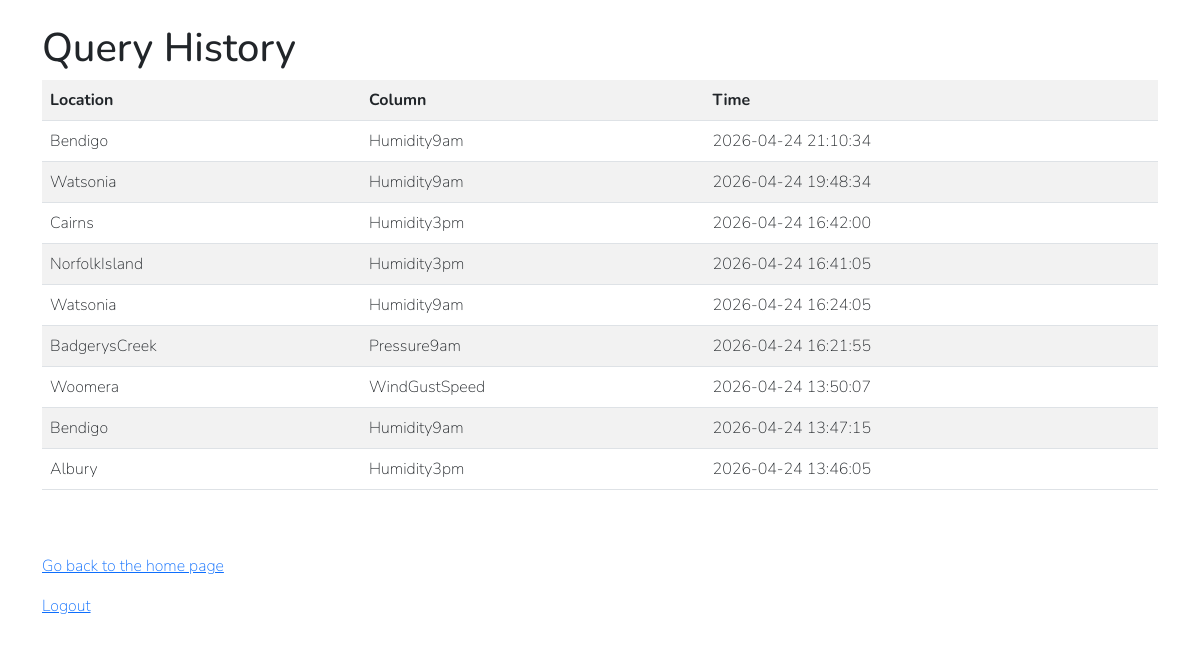
The page /history (signed in) on the database its author committed.
### app.py (models this page shows)
class HistoryQuery(db.Model):
    id = db.Column(db.Integer, primary_key=True)
    location = db.Column(db.String(100), nullable=False)
    column_name = db.Column(db.String(100), nullable=False)
    query_time = db.Column(db.DateTime, nullable=False,
                           default=lambda: datetime.now().replace(microsecond=0))

### app.py (the view)
@app.route("/history")
@login_required
def history():
    queries = HistoryQuery.query.order_by(HistoryQuery.query_time.desc())
    return render_template("history.html", queries=queries)

### app.py (called while the page is built)
@login_manager.user_loader
def load_user(user_id):
    return db.session.get(User, int(user_id))

### templates/history.html
{% extends "layout.html" %}
{% block body %}
  <h1>Query History</h1>
  <table class="table table-striped">
    <tr>
      <th>Location</th>
      <th>Column</th>
      <th>Time</th>
    </tr>
    {% for query in queries %}
    <tr>
      <td>{{ query.location }}</td>
      <td>{{ query.column_name }}</td>
      <td>{{ query.query_time.strftime("%Y-%m-%d %H:%M:%S") }}</td>
    </tr>
    {% endfor %}
  </table>
  <br><br>
    <p>
    <a href="/home">Go back to the home page</a>
  </p>
  <p>
    <a href="/logout">Logout</a>
  </p>
{% endblock %}

### templates/layout.html (shortened to what this page needs)
<!DOCTYPE html>
<html lang="en">
  <head>
    <link href="https://cdn.jsdelivr.net/npm/bootstrap@5.3.0/dist/css/bootstrap.min.css" rel="stylesheet">
  </head>
  <body>
    <main class="container mt-4" >
    {% block body %}{% endblock %}
    </main>
  </body>
</html>

### templates/layout.html (style rules this page uses)
body { font-family: "Nunito", sans-serif; font-optical-sizing: auto; font-weight: 200; font-style: normal; }

### rows shown on the page
HistoryQuery: location "Bendigo", column_name "Humidity9am", query_time "2026-04-24 21:10:34"
HistoryQuery: location "Watsonia", column_name "Humidity9am", query_time "2026-04-24 19:48:34"
HistoryQuery: location "Cairns", column_name "Humidity3pm", query_time "2026-04-24 16:42:00"
HistoryQuery: location "NorfolkIsland", column_name "Humidity3pm", query_time "2026-04-24 16:41:05"
HistoryQuery: location "Watsonia", column_name "Humidity9am", query_time "2026-04-24 16:24:05"
HistoryQuery: location "BadgerysCreek", column_name "Pressure9am", query_time "2026-04-24 16:21:55"
HistoryQuery: location "Woomera", column_name "WindGustSpeed", query_time "2026-04-24 13:50:07"
HistoryQuery: location "Bendigo", column_name "Humidity9am", query_time "2026-04-24 13:47:15"
HistoryQuery: location "Albury", column_name "Humidity3pm", query_time "2026-04-24 13:46:05"
